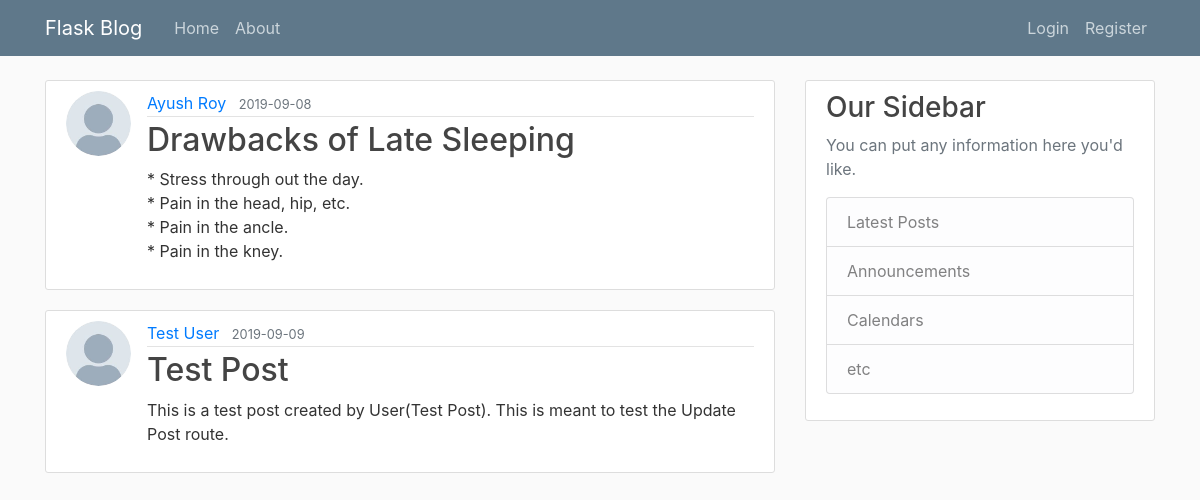
/index, run on the app's committed database.
### flaskblog/models.py (models this page shows, shortened)
class Post(db.Model):
        id = db.Column(db.Integer, primary_key=True)
        title = db.Column(db.String(100), nullable=False)
        date_posted = db.Column(db.DateTime, nullable=False, default=datetime.utcnow)
        content = db.Column(db.Text, nullable=False)
        user_id = db.Column(db.Integer, db.ForeignKey('user.id'), nullable=False)

class User(db.Model, UserMixin):
    id = db.Column(db.Integer, primary_key=True)
    username = db.Column(db.String(20), unique=True, nullable=False)
    email = db.Column(db.String(120), unique=True, nullable=False)
    image_file = db.Column(db.String(20), nullable=False, default='default.jpg')
    password = db.Column(db.String(60), nullable=True)
    posts = db.relationship('Post', backref='author', lazy=True)

### flaskblog/routes.py (the view)
@app.route("/")
@app.route("/index")
def index():
    posts = Post.query.all()
    return render_template('index.html', posts=posts, title='Home')

### flaskblog/templates/index.html
{% extends 'root.html' %}
{% block body %}
{% for post in posts %}
<article class="media content-section">
    <img src="{{ url_for('static', filename='profile_pics/' + post.author.image_file) }}" class="rounded-circle article-img">
    <div class="media-body">
        <div class="article-metadata">
            <a class="mr-2" href="{{ url_for('account', id=post.author.id) }}">{{ post.author.username }}</a>
            <small class="text-muted">{{ post.date_posted.strftime('%Y-%m-%d') }}</small>
        </div>
        <h2><a class="article-title" href="{{ url_for('post', post_id=post.id) }}">{{ post.title }}</a></h2>
        <p class="article-content">{{ post.content }}</p>
    </div>
</article>
{% endfor %}
{% endblock %}

### flaskblog/templates/root.html (shortened to what this page needs)
<!DOCTYPE html>
<html lang="en">
<head>
    <link rel="stylesheet" href="https://maxcdn.bootstrapcdn.com/bootstrap/4.0.0/css/bootstrap.min.css"
>
    <link rel="stylesheet" type="text/css" href="{{ url_for('static', filename='main.css') }}">
</head>
<body>
    <header class="site-header">
        <nav class="navbar navbar-expand-md navbar-dark bg-steel fixed-top">
            <div class="container">
                <a class="navbar-brand mr-4" href="/">Flask Blog</a>
                <div class="collapse navbar-collapse" id="navbarToggle">
                    <div class="navbar-nav mr-auto">
                        <a class="nav-item nav-link" href="{{ url_for('index') }}">Home</a>
                        <a class="nav-item nav-link" href="{{ url_for('about') }}">About</a>
                    </div>
                    <div class="navbar-nav">
                    {% if current_user.is_authenticated %}
                    <a class="nav-item nav-link" href="{{ url_for('new_post') }}">Add Post</a>
                    <a class="nav-item nav-link" href="{{ url_for('account', id=current_user.id) }}">Profile</a>
                    <a class="nav-item nav-link ml-5" href="{{ url_for('logout') }}">Logout</a>
                    {% else %}
                    <a class="nav-item nav-link" href="{{ url_for('login') }}">Login</a>
                    <a class="nav-item nav-link" href="{{ url_for('register') }}">Register</a>
                    {% endif %}
                    </div>
                </div>
            </div>
        </nav>
    </header>
    <main role="main" class="container">
        <div class="row">
            <div class="col-md-8">
                {% block body %}{% endblock %}
            </div>
            <div class="col-md-4">
                <div class="content-section">
                    <h3>Our Sidebar</h3>
                    <p class='text-muted'>You can put any information here you'd like.
                        <ul class="list-group">
                            <li class="list-group-item list-group-item-light">Latest Posts</li>
                            <li class="list-group-item list-group-item-light">Announcements</li>
                            <li class="list-group-item list-group-item-light">Calendars</li>
                            <li class="list-group-item list-group-item-light">etc</li>
                        </ul>
                    </p>
                </div>
            </div>
        </div>
    </main>
</body>
</html>

### flaskblog/static/main.css (style rules this page uses)
body { background: #fafafa; color: #333333; margin-top: 5rem; }
h1, h2, h3, h4, h5, h6 { color: #444444; }
.bg-steel { background-color: #5f788a; }
.site-header .navbar-nav .nav-link { color: #cbd5db; }
.content-section { background: #ffffff; padding: 10px 20px; border: 1px solid #dddddd; border-radius: 3px; margin-bottom: 20px; }
.article-title { color: #444444; }
.article-content { white-space: pre-line; }
.article-img { height: 65px; width: 65px; margin-right: 16px; }
.article-metadata { padding-bottom: 1px; margin-bottom: 4px; border-bottom: 1px solid #e3e3e3 }

### data on the page
Post: image_file (placeholder picture), author.username "Ayush Roy", date_posted "2019-09-08", title "Drawbacks of Late Sleeping", content "* Stress through out the day. * Pain in the head, hip, etc. * Pain in the ancle. * Pain in the kney."
Post: image_file (placeholder picture), author.username "Test User", date_posted "2019-09-09", title "Test Post", content "This is a test post created by User(Test Post). This is meant to test the Update Post route."
